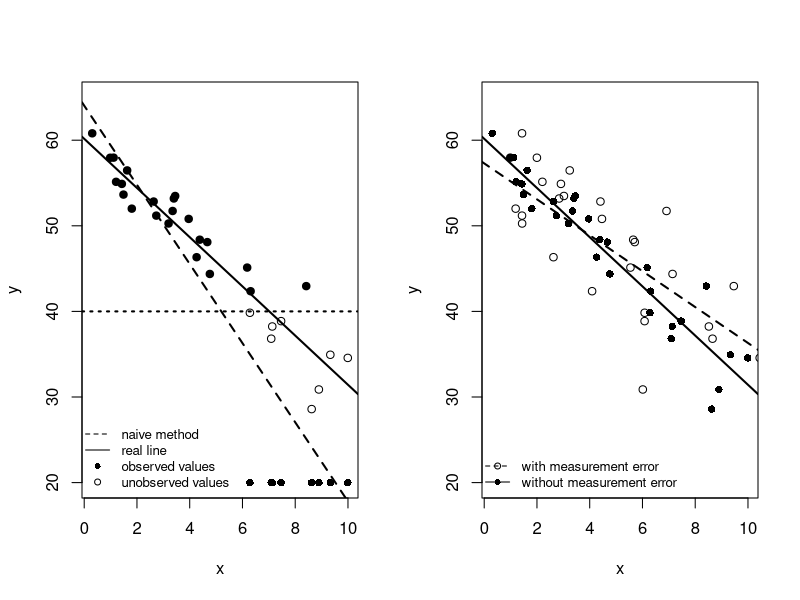

The R source for this figure:
# Figure 1: censoring and measurement error 
par(mfrow = c(1, 2))
set.seed(2023)

# sample size n = 20
n = 30
# Generate random x
x <- runif(n, 0, 10)

# Generate random y = - 10 * x + 100, where e ~ N(0, 5)
e <- rnorm(n, 0, 3)
y <- - 3 * x + 60 + e

# censoring
# impute the response value to half the detection limit if the value is < 6.
dl <- 40
y_censored <- ifelse(y < dl, 0.5 * dl, y)

# plot the least square line for imputed y
plot(x, y_censored, pch=16, ylab = "y", ylim = c(20, 65))
mod3 <- lm(y_censored ~ x)
abline(coefficients(mod3), lwd=2, lty = 2)

# Plot the least square line for true y
points(x, y)
mod1 <- lm(y ~ x)
abline(coefficients(mod1), lwd=2, lty = 1)
abline(h = dl, lwd = 2, lty = 3)

legend("bottomleft",c("naive method","real line","observed values", "unobserved values"), lty=c(2,1,0,0),pch=c(NA,NA,16,1), cex=0.8, bty = "n")


# measurement error
# Assume x is measured with error, the observed x* = x + eps, where eps ~ N(0, 1.5)
eps <- rnorm(n, 0, 1.5)
x_star <- x + eps

# Plot the least square line for x without measurement error
plot(x, y, pch=16, ylim = c(20, 65))
abline(coefficients(mod1), lwd=2, lty = 1)

# Plot the least square line for x with measurement error
points(x_star, y)
mod2 <- lm(y ~ x_star)
abline(coefficients(mod2), lwd=2, lty = 2)

legend("bottomleft",c("with measurement error","without measurement error"),lty=c(2,1),pch=c(1, 16), cex=.8, bty = "n")





